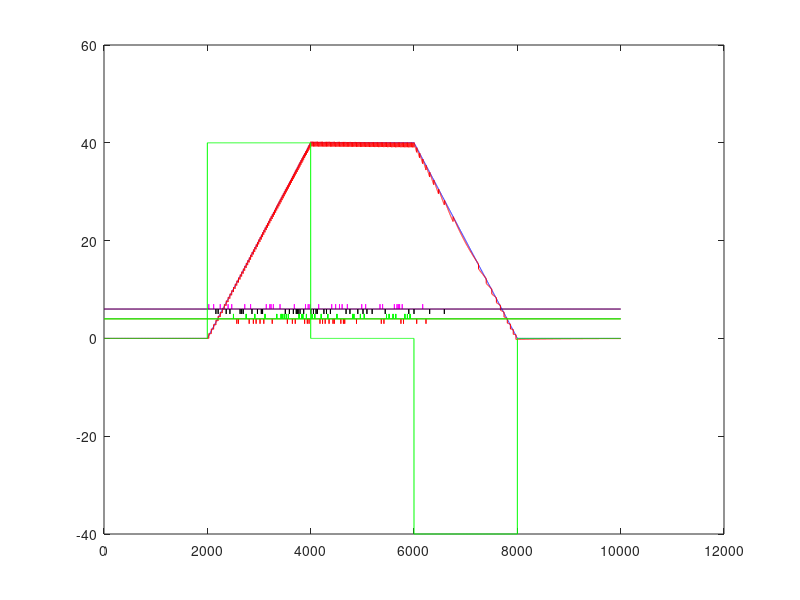

Reproduce this figure in MATLAB. (Note: this script raises an error after producing the figure.)
% Krista Perks
% modified from http://klab.smpp.northwestern.edu/wiki/images/6/6b/Deneve_spike_coding_CoSMo2015.m
% http://klab.smpp.northwestern.edu/wiki/images/b/b7/DeneveCoSMo2015.pdf
% for Boerlin M. et al 2013 PLOS Computational Biology



%%%%%%%%%%%%
%ORIGINAL
%%%%%%%%%%%%
Gamma=[1,1,1,1,1,-1,-1,-1,-1,-1];
N=length(Gamma);
T=10000; Tpstart=2000; Tpend=4000; Tnstart=6000; Tnend=8000; V=zeros(N,T); O=zeros(N,T);
x=zeros(1,T); xhat=zeros(1,T); lambda=10;
s=zeros(1,T); s(Tpstart:Tpend)=200; r=zeros(N,T);
s(Tnstart:Tnend)=-200; 
epsilon=0.001;
nu=0.1;

W=Gamma'*Gamma;
NormG=diag(W)/2+nu/2;
dt=0.0001;

for t=1:T
    V(:,t+1)=(1-lambda*dt)*V(:,t)+Gamma'*s(t)*dt - W*O(:,t) + lambda*dt*W*r(:,t); 
    r(:,t+1)=r(:,t)-lambda*dt*r(:,t)+O(:,t);
    
    crit=V(:,t+1)-(NormG+epsilon*randn(N,1));
    
    O(:,t+1)=(crit>0);
    
    if (sum(O(:,t+1))>1)
        [u,v]=max(crit);
        
        O(:,t+1)=0;
        O(v,t+1)=1;
    end
    x(t+1)=x(t)+s(t)*dt;
    xhat(t+1)=(1-lambda*dt)*xhat(t)+Gamma*O(:,t);
end

plot(x','b'); hold on; plot(xhat','r'); plot(-O(2,:)+4,'r'); plot(O(1,:)+4,'g'); plot(O(3,:)+6,'m');plot(-O(4,:)+6,'k');
plot(O(1,:)+4,'g');

plot(s/5,'g')
hold off

%%
% Gamma=[1,1,1,1,1,1,1,1,1,1,1,1,1,1,1,1,1,1,1,1,-1,-1,-1,-1,-1,-1,-1,-1,-1,-1,-1,-1,-1,-1,-1,-1,-1,-1,-1,-1];
N=10; %number of neurons
g = [0.5:0.01:1]';
Gamma = [datasample(g,N/2);datasample(g,N/2)]'; % 1 by N vector of projection weights

[motif_data,motif_fs] = audioread('Z:\Ice\1sMotifs\Intro\01.wav');
old_t = size(motif_data,1)/motif_fs;
new_fs = 10000;
s = motif_data';
% s = hilbert(s);
% s = abs(s);
% s = medfilt1(s,200,[],2);
% s = dnsample_data(s,motif_fs,new_fs);
s = (s/max(s))*200;

T=size(s,2);  
fs_resamp = round(T/old_t);
dt = 1/fs_resamp;
% dt=0.0001;

% T = 10000;
% Tpstart=2000; Tpend=4000; Tnstart=6000; Tnend=8000;
% s=zeros(1,T); 
% s(Tpstart:Tpend)=200; 
% s(Tnstart:Tnend)=-200; 

lambdaD=10;
epsilon=0.1;
nu=0.1; 

V=zeros(N,T); 
O=zeros(N,T);
x=zeros(1,T); 
xhat=zeros(1,T); 
r=zeros(N,T);

W=Gamma'*Gamma;
NormG=diag(W)/2+nu/2;


for t=1:T
    V(:,t+1)=(1-lambdaD*dt)*V(:,t)+Gamma'*s(t)*dt - W*O(:,t) + lambdaD*dt*W*r(:,t); 
    r(:,t+1)=r(:,t)-lambdaD*dt*r(:,t)+O(:,t);
    
    crit=V(:,t+1)-(NormG+epsilon*randn(N,1));
    
    O(:,t+1)=(crit>0);  
    
    if (sum(O(:,t+1))>1)
        [u,v]=max(crit);
        
        O(:,t+1)=0;
        O(v,t+1)=1;
    end
    x(t+1)=x(t)+s(t)*dt;
    xhat(t+1)=(1-lambdaD*dt)*xhat(t)+Gamma*O(:,t);
end

figure
plot(x','b'); hold on; plot(xhat','r'); 
% plot(s/50,'g')


figure; hold on
for i = 1:N
plot(-O(i,:)+i,'k'); 
end

hfigr = figure;
hold on
hfigv = figure;
plotinds = [1,N/2,N/2+1,N];
cols = colormap(jet(size(plotinds,2)))
for i = 1:4
    figure(hfigr)
line([1:T+1]*dt, r(i,:)','color',cols(i,:))
figure(hfigv)
line([1:T+1]*dt, V(i,:)','color',cols(i,:))
end

xhat_tmp = -Gamma * r + Gamma * O;

%% 
% Gamma=[1,1,-1,-1];
% N=length(Gamma);
N=10; %number of neurons
g = 0.1; %[0.1:0.01:1]';
Gamma = [datasample(g,N/2);-datasample(g,N/2)]'; % 1 by N vector of projection weights


T=10000; 
Tpstart=2000; Tpend=4000; Tnstart=6000; Tnend=8000;
s=zeros(1,T);
s(Tpstart:Tpend)=200; 
s(Tnstart:Tnend)=-200; 

V=zeros(N,T);  
O=zeros(N,T);
r=zeros(N,T);
x=zeros(1,T);
xhat=zeros(1,T); 
lambdaD=10;
lambdaS = 100;

epsilon=0.1;
nu=0.1;

W=Gamma'*Gamma;
NormG=diag(W)/2+nu/2;
dt=0.0001;

for t=1:T
    V(:,t+1)=(1-lambdaD*dt)*V(:,t)+Gamma'*s(t)*dt - W*O(:,t) + lambdaD*dt*W*r(:,t); 
    r(:,t+1)=r(:,t)-lambdaD*dt*r(:,t)+O(:,t);
    
    crit=V(:,t+1)-(NormG+epsilon*randn(N,1));
    
    O(:,t+1)=(crit>0);
    
    if (sum(O(:,t+1))>1)
        [u,v]=max(crit);
        
        O(:,t+1)=0;
        O(v,t+1)=1;
    end
    x(t+1)=x(t)+s(t)*dt;
%     x(t+1) = (-lambdaS * x(t) * dt) + s(t)*dt + x(t);
    xhat(t+1)=(1-lambdaD*dt)*xhat(t)+Gamma*O(:,t);
end

% figure;
% hold on
% plot(x','b'); hold on; plot(xhat','r'); plot(-O(2,:)+4,'r'); plot(O(1,:)+4,'g'); plot(O(3,:)+6,'m');plot(-O(4,:)+6,'k');
% plot(O(1,:)+4,'g');
% 
% plot(s/5,'g')
% hold off
figure
plot(x','b'); hold on; plot(xhat','r'); 
plot(s,'g')


figure; hold on
for i = 1:N
plot(-O(i,:)+i,'k'); 
end

figure;
hold on
plot(r')

figure;
hold on
plot(V')


%%
load('metatoes.mat','metatoes');
load('metatoes.mat','allsortclass');
%%
goodtoes = metatoes(find(allsortclass==2));

thesetoes = goodtoes(1:20);
N=size(thesetoes,1); %number of neurons

stimstart = 0;
stimstop = (thesetoes{1}.stims{1}.stim_end_times(1) - thesetoes{1}.stims{1}.stim_start_times(1) ) / thesetoes{1}.fs;
fs = metatoes{1}.fs;
dt = 1/fs;
T = (stimstop-stimstart)*fs;

istim = 1;
xtime = round(linspace(stimstart,stimstop,(fs*(stimstop-stimstart))),4);
itrial = 1;

O = zeros(N,fs*stimstop);
for icluster = 1:N
thisstim = thesetoes{icluster}.stims{istim};
trialspikes = thisstim.toes{itrial};
stimspikes = round(trialspikes(intersect(find(trialspikes>stimstart), find(trialspikes<stimstop))),4);

O(icluster,:) = ImpulseFunction(xtime,stimspikes');
end

r=zeros(N,T);
for t=1:T-1
    r(:,t+1)=r(:,t)-lambdaD*dt*r(:,t)+O(:,t);
end
[sigma,shrinkage]=covCor(r');

sigmaR1 = sigma(1,:);
ispositive = find(sigmaR1>0);
isnegative = find(sigmaR1<0);
Gamma = diag(sigma)';
Gamma(isnegative) = -Gamma(isnegative);
% Gamma(ispositive) = -Gamma(ispositive);
% W = sigma;
W = Gamma'*Gamma;
% g = [0.9:0.01:1]';
% Gamma = [datasample(g,ceil(N/2));datasample(g,floor(N/2))]'; % 1 by N vector of projection weights

V=zeros(N,T);  
Ohat=zeros(N,T);
r=zeros(N,T);
x=zeros(1,T);
xhat=zeros(1,T); 
xhatOhat=zeros(1,T); 
shat = zeros(1,T);
lambdaD=10;

epsilon=0.01;
nu=1;

% W=Gamma'*Gamma;
NormG=diag(W)/2+nu/2;
dt=1/fs;
% dxdt = -lambda * x(t) + Gamma * o(t)
for t=1:T-1
    V(:,t+1)=(1-lambdaD*dt)*V(:,t) - W*O(:,t) + lambdaD*dt*W*r(:,t); %+Gamma'*s(t)*dt
    r(:,t+1)=r(:,t)-lambdaD*dt*r(:,t)+O(:,t);
    
    crit=V(:,t+1)-(NormG+epsilon*randn(N,1));
    
    Ohat(:,t+1)=(crit>0);
    
    if (sum(Ohat(:,t+1))>1)
        [u,v]=max(crit);
        
        Ohat(:,t+1)=0;
        Ohat(v,t+1)=1;
    end
%     x(t+1)=x(t)+s(t)*dt;
    if t ~= 1
    shat(t) = (xhat(t)-xhat(t-1))/dt;
    end
    xhat(t+1)=(1-lambdaD*dt)*xhat(t)+Gamma*O(:,t);
    xhatOhat(t+1)=(1-lambdaD*dt)*xhatOhat(t)+Gamma*Ohat(:,t);
end

figure; hold on
for i = 1:N
line(xtime,-Ohat(i,:)+i,'color','k'); 
end
figure; hold on
for i = 1:N
line(xtime,-O(i,:)+i,'color','k'); 
end
% 
% figure;
% hold on
% plot(r')
% 
% figure;
% hold on
% plot(V')

figure;
hold on
% line(xtime(2:end),(diff(xhat)/dt)')
line(xtime,shat')

figure;
hold on
line(xtime,xhat./max(xhat),'color','k')
line(xtime,xhatOhat./max(xhatOhat),'color','r')
